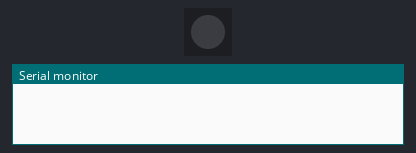
A sketch run on a simulated Arduino Uno, built with avr-gcc and run on an emulated ATmega328P. Parts: 1 RGB LEDs in strip order, left to right, the last lines printed to the serial monitor. Dim RGB values are drawn brighter than linear; colours are those a GRB WS2812 strip shows for the declared byte order.

Above: at 0.1 s.
At 2.7 s:
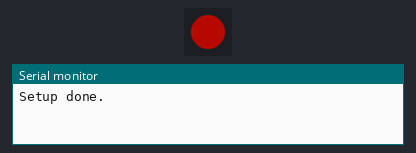
At 16.89 s:
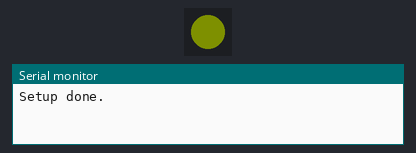
At 37.2 s:
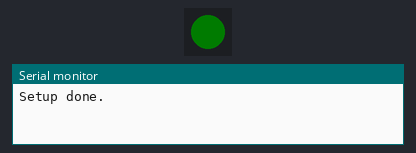
Timing chart, 0 to 40.0 s (numbered marks = the images above):
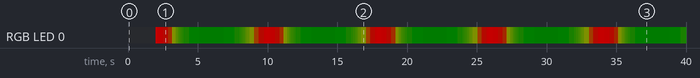

The sketch:

breath.ino
```cpp
//***************************************************************
// Breathing effect
// Color shifts from hueA to hueB as it pulses.
//
// Set A and B to the same hue if you don't want the color to
// change.  Saturation for the high and low can also be set.
//
// Marc Miller, 2015
// Updated Aug 2020 - removed delay, added dim8_video
//
// Edited by DRSL - 2021
//***************************************************************

#include "FastLED.h"
//This is the type for the xClass and PRIG LEDs
#define LED_TYPE WS2812
#define COLOR_ORDER RGB
// This connects to PIN 9 on the board below
#define DATA_PIN 9
// Act as all 1 LED
#define NUM_LEDS 1
#define BRIGHTNESS 100
CRGB leds[NUM_LEDS];

static float pulseSpeed = 0.5;  // Larger value gives faster pulse.

// Color One
uint8_t hueA = 15;  // Start hue at valueMin.
uint8_t satA = 230;  // Start saturation at valueMin.
float valueMin = 120.0;  // Pulse minimum value (Should be less then valueMax).

// Color Two
uint8_t hueB = 95;  // End hue at valueMax.
uint8_t satB = 255;  // End saturation at valueMax.
float valueMax = 255.0;  // Pulse maximum value (Should be larger then valueMin).

uint8_t hue = hueA;  // Do Not Edit
uint8_t sat = satA;  // Do Not Edit
float val = valueMin;  // Do Not Edit
uint8_t hueDelta = hueA - hueB;  // Do Not Edit
static float delta = (valueMax - valueMin) / 2.35040238;  // Do Not Edit


//---------------------------------------------------------------
void setup(){
  Serial.begin(115200);  // Allows serial monitor output (check baud rate)
  delay(2000);  // Startup delay
  FastLED.addLeds<LED_TYPE, DATA_PIN, COLOR_ORDER>(leds, NUM_LEDS);
  FastLED.setBrightness(BRIGHTNESS);
  FastLED.clear();
  FastLED.show();
  Serial.println("Setup done.  \n");
}


//---------------------------------------------------------------
void loop(){
  float dV = ((exp(sin(pulseSpeed * millis()/2000.0*PI)) -0.36787944) * delta);
  val = valueMin + dV;
  hue = map(val, valueMin, valueMax, hueA, hueB);  // Map hue based on current val
  sat = map(val, valueMin, valueMax, satA, satB);  // Map sat based on current val

  for (int i = 0; i < NUM_LEDS; i++) {
    leds[i] = CHSV(hue, sat, val);

    // You can experiment with commenting out these dim8_video lines
    // to get a different sort of look.
    leds[i].r = dim8_video(leds[i].r);
    leds[i].g = dim8_video(leds[i].g);
    leds[i].b = dim8_video(leds[i].b);
  }

  FastLED.show();

} // end_main_loop
```
